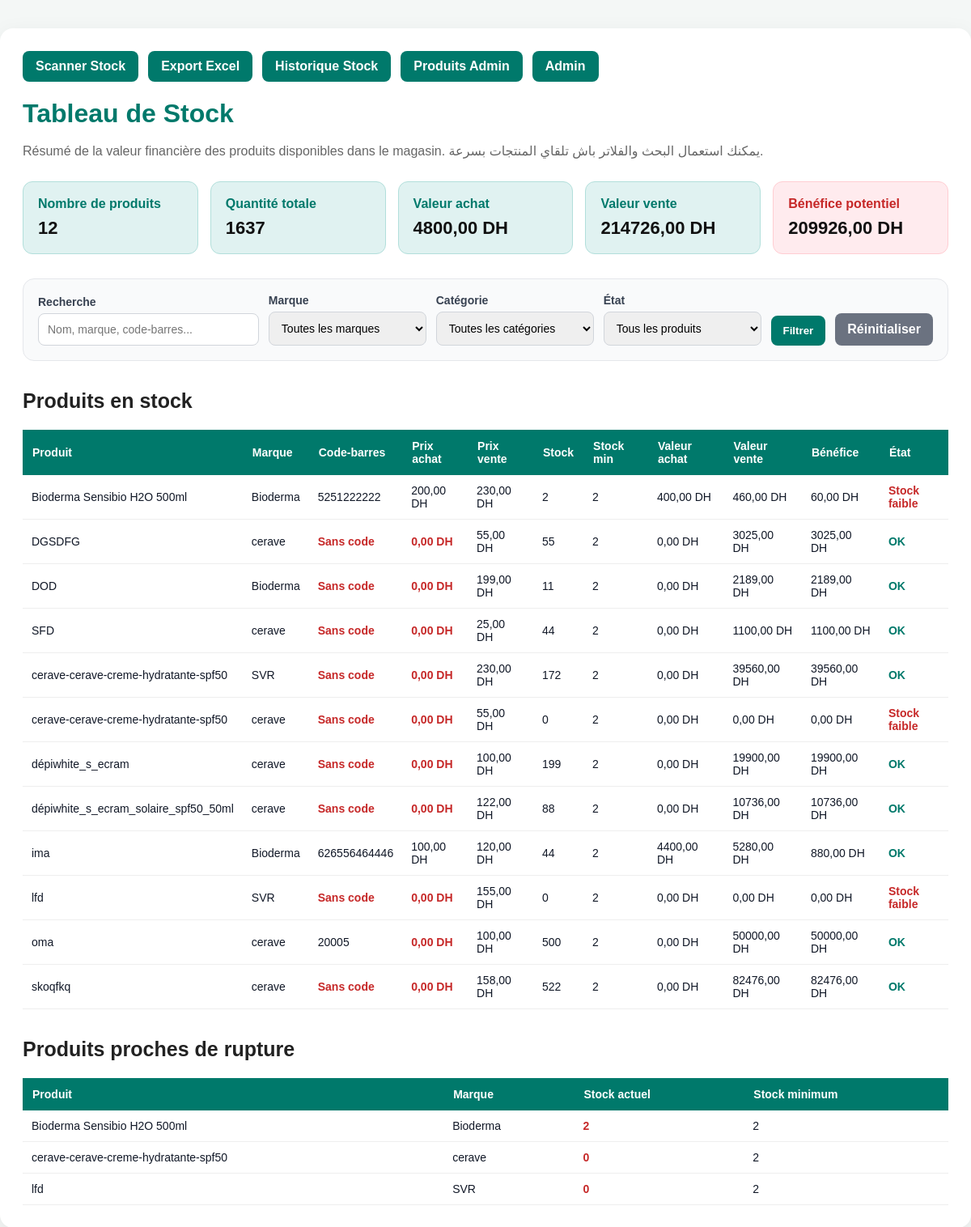
/store/stock-dashboard/, run on the app's committed database.
### store/models.py (models this page shows, shortened)
class Product(models.Model):
    nom = models.CharField(max_length=100)
    description = models.TextField()
    prix = models.DecimalField(max_digits=10, decimal_places=2)
    prix_remise = models.DecimalField(
        max_digits=10,
        decimal_places=2,
        null=True,
        blank=True
    )
    barcode = models.CharField(
        max_length=100,
        unique=True,
        null=True,
        blank=True,
        db_index=True,
        verbose_name="Code-barres"
    )
    prix_achat = models.DecimalField(
        max_digits=10,
        decimal_places=2,
        default=0,
        verbose_name="Prix d'achat"
    )
    categorie = models.ForeignKey(
        Categorie,
        on_delete=models.SET_NULL,
        null=True,
        blank=True,
        related_name='products'
    )
    sous_categorie = models.ForeignKey(
        SousCategorie,
        on_delete=models.SET_NULL,
        null=True,
        blank=True,
        related_name='products'
    )
    stock = models.PositiveIntegerField(default=0)
    stock_min = models.PositiveIntegerField(
        default=2,
        verbose_name="Stock minimum"
    )
    image = models.ImageField(upload_to='products_img/', blank=True, null=True)
    marque = models.ForeignKey(
        Marque,
        on_delete=models.CASCADE,
        related_name='products'
    )
    slug = models.SlugField(unique=True, blank=True)
    active = models.BooleanField(default=True)
    show_on_home = models.BooleanField(default=False)
    home_order = models.PositiveIntegerField(default=0)
    class Meta:
        ordering = ['-id']
        verbose_name = "Produit"
        verbose_name_plural = "Produits"
    def get_active_promotion_item(self):
        now = timezone.now()
        return (
            self.promotion_items
            .filter(
                active=True,
                promotion__active=True,
                promotion__start_date__lte=now,
                promotion__end_date__gte=now,
            )
            .order_by("promo_price")
            .first()
        )
    def get_price(self):
        promo_item = self.get_active_promotion_item()
        if promo_item:
            return promo_item.promo_price
        if self.prix_remise:
            return self.prix_remise
        return self.prix
    def valeur_stock_achat(self):
        return self.prix_achat * self.stock
    def valeur_stock_vente(self):
        return self.get_price() * self.stock
    def benefice_potentiel(self):
        return self.valeur_stock_vente() - self.valeur_stock_achat()
    def is_low_stock(self):
        return self.stock <= self.stock_min

### marque/models.py (models this page shows, shortened)
class Marque(models.Model):
    nom = models.CharField(max_length=100, unique=True, verbose_name="Nom de la marque")
    image = models.ImageField(upload_to='marques/', blank=True, null=True)
    description = models.TextField(blank=True, verbose_name="Description")

### store/views.py (the view)
# urls.py: path("stock-dashboard/", views.stock_dashboard, name="stock_dashboard"),
def stock_dashboard(request):
    products_list, filters = get_filtered_stock_products(request)
    total_products = len(products_list)
    total_quantity = sum(product.stock for product in products_list)
    total_stock_achat = sum(
        (product.valeur_stock_achat() for product in products_list),
        Decimal("0.00")
    )
    total_stock_vente = sum(
        (product.valeur_stock_vente() for product in products_list),
        Decimal("0.00")
    )
    total_benefice = total_stock_vente - total_stock_achat
    low_stock_products = [
        product for product in products_list
        if product.is_low_stock()
    ]
    paginator = Paginator(products_list, 20)
    page_number = request.GET.get("page")
    page_obj = paginator.get_page(page_number)
    marques = Marque.objects.all().order_by("nom")
    categories = Categorie.objects.filter(active=True).order_by("ordre", "nom")
    return render(request, "store/stock_dashboard.html", {
        "products": page_obj,
        "page_obj": page_obj,
        "total_products": total_products,
        "total_quantity": total_quantity,
        "total_stock_achat": total_stock_achat,
        "total_stock_vente": total_stock_vente,
        "total_benefice": total_benefice,
        "low_stock_products": low_stock_products,
        "marques": marques,
        "categories": categories,
        "q": filters["q"],
        "selected_marque": filters["marque_id"],
        "selected_categorie": filters["categorie_id"],
        "selected_stock_status": filters["stock_status"],
    })

### core/context_processors.py (called while the page is built)
def site_settings(request):
    return {
        'site_settings': SiteSettings.objects.first()
    }

### store/context_processors.py (called while the page is built)
def menu_categories(request):
    categories = (
        Categorie.objects
        .filter(active=True)
        .prefetch_related('subcategories')
        .order_by('ordre', 'nom')
    )
    return {
        'menu_categories': categories
    }

### templates/store/stock_dashboard.html (shortened to what this page needs)
<!DOCTYPE html>
<html lang="fr">
<head>
</head>
<body>
<div class="container">
    <div class="top-links">
        <a href="/store/scanner-stock/">Scanner Stock</a>
        <a href="/store/stock/export-excel/">Export Excel</a>
        <a href="/store/stock/movements/">Historique Stock</a>
        <a href="/admin/store/product/">Produits Admin</a>
        <a href="/admin/">Admin</a>
    </div>
    <h1>Tableau de Stock</h1>
    <p class="subtitle">
        Résumé de la valeur financière des produits disponibles dans le magasin.
        يمكنك استعمال البحث والفلاتر باش تلقاي المنتجات بسرعة.
    </p>
    <div class="cards">
        <div class="card">
            <span>Nombre de produits</span>
            <strong>{{ total_products }}</strong>
        </div>
        <div class="card">
            <span>Quantité totale</span>
            <strong>{{ total_quantity }}</strong>
        </div>
        <div class="card">
            <span>Valeur achat</span>
            <strong>{{ total_stock_achat|floatformat:2 }} DH</strong>
        </div>
        <div class="card">
            <span>Valeur vente</span>
            <strong>{{ total_stock_vente|floatformat:2 }} DH</strong>
        </div>
        <div class="card danger">
            <span>Bénéfice potentiel</span>
            <strong>{{ total_benefice|floatformat:2 }} DH</strong>
        </div>
    </div>
    <div class="filters-box">
        <form method="get" class="filters-form">
            <div>
                <label>Recherche</label>
                <input
                    type="text"
                    name="q"
                    value="{{ q }}"
                    placeholder="Nom, marque, code-barres..."
                >
            </div>
            <div>
                <label>Marque</label>
                <select name="marque">
                    <option value="">Toutes les marques</option>
                </select>
            </div>
            <div>
                <label>Catégorie</label>
                <select name="categorie">
                    <option value="">Toutes les catégories</option>
                </select>
            </div>
            <div>
                <label>État</label>
                <select name="stock_status">
                    <option value="">Tous les produits</option>
                </select>
            </div>
            <div>
                <label>&nbsp;</label>
                <button type="submit">Filtrer</button>
            </div>
            <div>
                <label>&nbsp;</label>
                <a href="/store/stock-dashboard/">Réinitialiser</a>
            </div>
        </form>
    </div>
    <h2 class="section-title">Produits en stock</h2>
    <div class="table-wrapper">
        <table>
            <thead>
                <tr>
                    <th>Produit</th>
                    <th>Marque</th>
                    <th>Code-barres</th>
                    <th>Prix achat</th>
                    <th>Prix vente</th>
                    <th>Stock</th>
                    <th>Stock min</th>
                    <th>Valeur achat</th>
                    <th>Valeur vente</th>
                    <th>Bénéfice</th>
                    <th>État</th>
                </tr>
            </thead>
            <tbody>
                {% for product in products %}
                    <tr>
                        <td>{{ product.nom }}</td>
                        <td>
                            {% if product.marque %}
                                {{ product.marque.nom }}
                            {% else %}
                                -
                            {% endif %}
                        </td>
                        <td>
                            {% if product.barcode %}
                                {{ product.barcode }}
                            {% else %}
                                <span class="missing">Sans code</span>
                            {% endif %}
                        </td>
                        <td>
                            {% if product.prix_achat == 0 %}
                                <span class="missing">0,00 DH</span>
                            {% else %}
                                {{ product.prix_achat|floatformat:2 }} DH
                            {% endif %}
                        </td>
                        <td>{{ product.get_price|floatformat:2 }} DH</td>
                        <td>{{ product.stock }}</td>
                        <td>{{ product.stock_min }}</td>
                        <td>{{ product.valeur_stock_achat|floatformat:2 }} DH</td>
                        <td>{{ product.valeur_stock_vente|floatformat:2 }} DH</td>
                        <td>{{ product.benefice_potentiel|floatformat:2 }} DH</td>
                        <td>
                            {% if product.is_low_stock %}
                                <span class="low-stock">Stock faible</span>
                            {% else %}
                                <span class="ok-stock">OK</span>
                            {% endif %}
                        </td>
                    </tr>
                {% empty %}
                    <tr>
                        <td colspan="11" class="empty-row">
                            Aucun produit trouvé.
                        </td>
                    </tr>
                {% endfor %}
            </tbody>
        </table>
    </div>
    <h2 class="section-title">Produits proches de rupture</h2>
    <div class="table-wrapper">
        <table>
            <thead>
                <tr>
                    <th>Produit</th>
                    <th>Marque</th>
                    <th>Stock actuel</th>
                    <th>Stock minimum</th>
                </tr>
            </thead>
            <tbody>
                {% for product in low_stock_products %}
                    <tr>
                        <td>{{ product.nom }}</td>
                        <td>
                            {% if product.marque %}
                                {{ product.marque.nom }}
                            {% else %}
                                -
                            {% endif %}
                        </td>
                        <td class="low-stock">{{ product.stock }}</td>
                        <td>{{ product.stock_min }}</td>
                    </tr>
                {% empty %}
                    <tr>
                        <td colspan="4" class="empty-row">
                            Aucun produit proche de rupture.
                        </td>
                    </tr>
                {% endfor %}
            </tbody>
        </table>
    </div>
</div>
</body>
</html>

### templates/store/stock_dashboard.html (style rules this page uses)
* { box-sizing: border-box; }
body { font-family: Arial, sans-serif; background: #f4f7f6; margin: 0; padding: 0; color: #111827; }
.container { max-width: 1250px; margin: 35px auto; background: #fff; padding: 28px; border-radius: 16px; box-shadow: 0 10px 30px rgba(0,0,0,0.08); }
h1 { color: #00796b; margin-bottom: 8px; font-size: 32px; }
.subtitle { color: #666; margin-bottom: 25px; line-height: 1.5; }
.top-links { margin-bottom: 20px; display: flex; gap: 12px; flex-wrap: wrap; }
.top-links a { background: #00796b; color: white; padding: 10px 16px; border-radius: 8px; text-decoration: none; font-weight: bold; }
.cards { display: grid; grid-template-columns: repeat(5, 1fr); gap: 15px; margin-bottom: 30px; }
.card { background: #e0f2f1; padding: 18px; border-radius: 12px; border: 1px solid #b2dfdb; }
.card span { display: block; color: #00796b; font-weight: bold; margin-bottom: 8px; }
.card strong { font-size: 22px; color: #111; }
.danger { background: #ffebee; border-color: #ffcdd2; }
.danger span { color: #c62828; }
.filters-box { background: #f9fafb; border: 1px solid #e5e7eb; padding: 18px; border-radius: 14px; margin: 25px 0; }
.filters-form { display: grid; grid-template-columns: 1.4fr 1fr 1fr 1fr auto auto; gap: 12px; align-items: end; }
.filters-form label { display: block; font-weight: bold; margin-bottom: 6px; color: #374151; font-size: 14px; }
.filters-form input, .filters-form select { width: 100%; padding: 11px; border: 1px solid #d1d5db; border-radius: 8px; font-size: 14px; outline: none; }
.filters-form button, .filters-form a { background: #00796b; color: white; border: none; padding: 11px 15px; border-radius: 8px; text-decoration: none; font-weight: bold; cursor: pointer; text-align: center; display: block; white-space: nowrap; }
.filters-form a { background: #6b7280; }
.section-title { margin-top: 35px; color: #222; font-size: 25px; }
.table-wrapper { width: 100%; overflow-x: auto; margin-top: 20px; }
table { width: 100%; border-collapse: collapse; font-size: 14px; min-width: 1050px; }
th { background: #00796b; color: white; padding: 12px; text-align: left; }
td { padding: 11px; border-bottom: 1px solid #eee; vertical-align: middle; }
.low-stock { color: #c62828; font-weight: bold; }
.ok-stock { color: #00796b; font-weight: bold; }
.missing { color: #c62828; font-weight: bold; }

### data on the page
Product: nom "Bioderma Sensibio H2O 500ml", marque.nom "Bioderma", barcode "5251222222", prix_achat "200,00", get_price "230,00", stock "2", stock_min "2", valeur_stock_achat "400,00", valeur_stock_vente "460,00", benefice_potentiel "60,00", shows "Stock faible"
Product: nom "DGSDFG", marque.nom "cerave", shows "Sans code", shows "0,00 DH", get_price "55,00", stock "55", stock_min "2", valeur_stock_achat "0,00", valeur_stock_vente "3025,00", benefice_potentiel "3025,00", shows "OK"
Product: nom "DOD", marque.nom "Bioderma", shows "Sans code", shows "0,00 DH", get_price "199,00", stock "11", stock_min "2", valeur_stock_achat "0,00", valeur_stock_vente "2189,00", benefice_potentiel "2189,00", shows "OK"
Product: nom "SFD", marque.nom "cerave", shows "Sans code", shows "0,00 DH", get_price "25,00", stock "44", stock_min "2", valeur_stock_achat "0,00", valeur_stock_vente "1100,00", benefice_potentiel "1100,00", shows "OK"
Product: nom "cerave-cerave-creme-hydratante-spf50", marque.nom "SVR", shows "Sans code", shows "0,00 DH", get_price "230,00", stock "172", stock_min "2", valeur_stock_achat "0,00", valeur_stock_vente "39560,00", benefice_potentiel "39560,00", shows "OK"
Product: nom "cerave-cerave-creme-hydratante-spf50", marque.nom "cerave", shows "Sans code", shows "0,00 DH", get_price "55,00", stock "0", stock_min "2", valeur_stock_achat "0,00", valeur_stock_vente "0,00", benefice_potentiel "0,00", shows "Stock faible"
Product: nom "dépiwhite_s_ecram", marque.nom "cerave", shows "Sans code", shows "0,00 DH", get_price "100,00", stock "199", stock_min "2", valeur_stock_achat "0,00", valeur_stock_vente "19900,00", benefice_potentiel "19900,00", shows "OK"
Product: nom "dépiwhite_s_ecram_solaire_spf50_50ml", marque.nom "cerave", shows "Sans code", shows "0,00 DH", get_price "122,00", stock "88", stock_min "2", valeur_stock_achat "0,00", valeur_stock_vente "10736,00", benefice_potentiel "10736,00", shows "OK"
Product: nom "ima", marque.nom "Bioderma", barcode "626556464446", prix_achat "100,00", get_price "120,00", stock "44", stock_min "2", valeur_stock_achat "4400,00", valeur_stock_vente "5280,00", benefice_potentiel "880,00", shows "OK"
Product: nom "lfd", marque.nom "SVR", shows "Sans code", shows "0,00 DH", get_price "155,00", stock "0", stock_min "2", valeur_stock_achat "0,00", valeur_stock_vente "0,00", benefice_potentiel "0,00", shows "Stock faible"
Product: nom "oma", marque.nom "cerave", barcode "20005", shows "0,00 DH", get_price "100,00", stock "500", stock_min "2", valeur_stock_achat "0,00", valeur_stock_vente "50000,00", benefice_potentiel "50000,00", shows "OK"
Product: nom "skoqfkq", marque.nom "cerave", shows "Sans code", shows "0,00 DH", get_price "158,00", stock "522", stock_min "2", valeur_stock_achat "0,00", valeur_stock_vente "82476,00", benefice_potentiel "82476,00", shows "OK"

### other printed values
{{ total_products }} "12"
{{ total_quantity }} "1637"
{{ total_stock_achat|floatformat:2 }} "4800,00"
{{ total_stock_vente|floatformat:2 }} "214726,00"
{{ total_benefice|floatformat:2 }} "209926,00"
